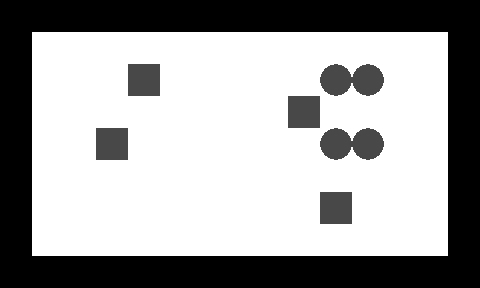

A level layout from a 2D game, rendered from its tile map. Below: a short description, then the map file with its tile-grid data intact:
An orthogonal 15x9 tile map with 32x32 px tiles, 2 tile layers (1, 2).

<map version="1.0" orientation="orthogonal" width="15" height="9" tilewidth="32" tileheight="32">
 <tileset firstgid="1" name="n_tiles1" tilewidth="32" tileheight="32">
  <image source="../../images/map/common/n_tiles1.png" width="128" height="64" />
 </tileset>
 <layer name="1" width="15" height="9">
  <data encoding="csv">
1,1,1,1,1,1,1,1,1,1,1,1,1,1,1,
1,1,1,1,1,1,1,1,1,1,1,1,1,1,1,
1,1,1,1,1,1,1,1,1,1,1,1,1,1,1,
1,1,1,1,1,1,1,1,1,1,1,1,1,1,1,
1,1,1,1,1,1,1,1,1,1,1,1,1,1,1,
1,1,1,1,1,1,1,1,1,1,1,1,1,1,1,
1,1,1,1,1,1,1,1,1,1,1,1,1,1,1,
1,1,1,1,1,1,1,1,1,1,1,1,1,1,1,
1,1,1,1,1,1,1,1,1,1,1,1,1,1,1
</data>
 </layer>
 <layer name="2" width="15" height="9">
  <data encoding="csv">
2,2,2,2,2,2,2,2,2,2,2,2,2,2,2,
2,0,0,0,0,0,0,0,0,0,0,0,0,0,2,
2,0,0,0,4,0,0,0,0,0,3,3,0,0,2,
2,0,0,0,0,0,0,0,0,4,0,0,0,0,2,
2,0,0,4,0,0,0,0,0,0,3,3,0,0,2,
2,0,0,0,0,0,0,0,0,0,0,0,0,0,2,
2,0,0,0,0,0,0,0,0,0,4,0,0,0,2,
2,0,0,0,0,0,0,0,0,0,0,0,0,0,2,
2,2,2,2,2,2,2,2,2,2,2,2,2,2,2
</data>
 </layer>
</map>
